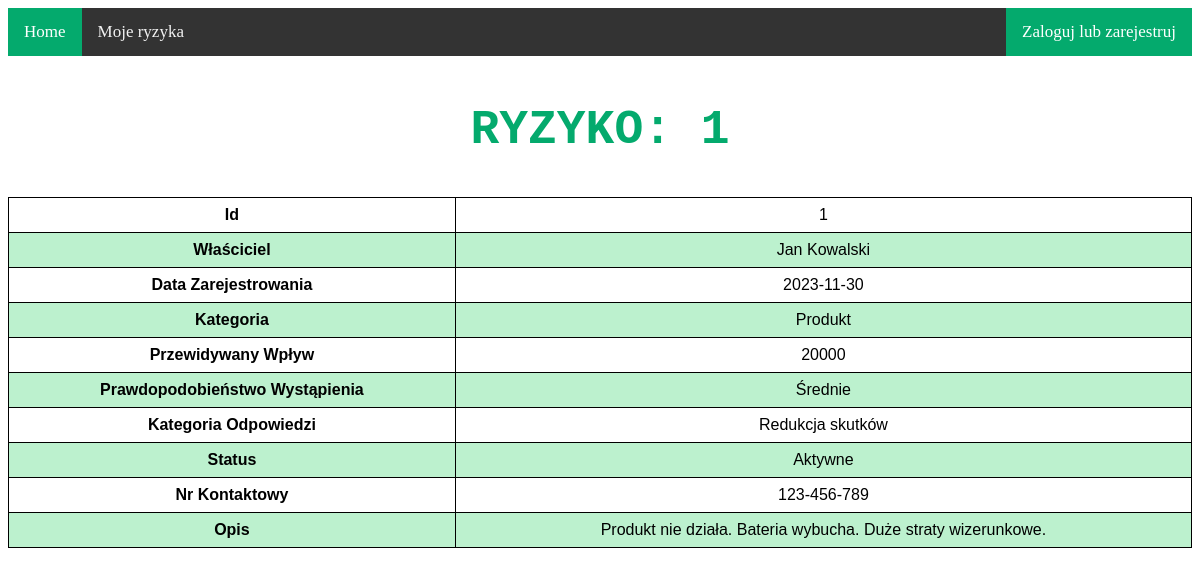
The page /1 on the database its author committed.
### tables this page shows
CREATE TABLE risk (
    id INTEGER PRIMARY KEY AUTOINCREMENT,
    owner_id INTEGER references person(id),
    created TIMESTAMP NOT NULL DEFAULT CURRENT_TIMESTAMP,
    category TEXT NOT NULL,
    impact INTEGER NOT NULL,
    proximity TEXT NOT NULL,
    response TEXT NOT NULL,
    status TEXT NOT NULL,
    contact TEXT NOT NULL,
    description TEXT NOT NULL
);

CREATE TABLE person (
    id INTEGER PRIMARY KEY AUTOINCREMENT,
    name TEXT NOT NULL,
    login TEXT NOT NULL,
    password TEXT NOT NULL
);

### app.py (the view)
@app.route('/<int:idn>', methods=["GET", "POST"])
def risk_page(idn):
    if request.form.get('remove_risk') == "yes":
        db.remove_risk(idn)
        return redirect("/moje")
    risk_data = db.get_risk(idn)
    data = []
    for i in range(len(titles)):
        try:
            data.append([titles[i], risk_data[i]])
        except IndexError:
            data.append([titles[i], ""])
    return render_template("risk.html", idn=idn, data=data)

### db.py (called while the page is built)
def get_db_connection():
    conn = sqlite3.connect('database.db')
    conn.row_factory = sqlite3.Row
    return conn

def get_risk(idn):
    conn = get_db_connection()
    risk_data = conn.execute(
        'SELECT risk.id, name, date(created), category, impact, proximity, response, status, contact, description '
        'FROM risk, person WHERE risk.owner_id = person.id AND risk.id = %i' % idn).fetchall()
    conn.close()
    return risk_data[0]

### templates/risk.html (shortened to what this page needs)
{% extends "topnav.html" %}
{% block content %}
    <h2>Ryzyko: {{ idn }}</h2>
    <div class="scrollable">
        <table>
            {% for piece in data %}
                <tr>
                    <th>{{ piece[0] }}</th>
                    <td>{{ piece[1] }}</td>
                </tr>
            {% endfor %}
        </table>
    </div>
{% endblock %}

### static/style.css (style rules this page uses)
.scrollable { width: 100%; overflow-x: auto; }
table { margin-left: auto; margin-right: auto; font-family: arial, sans-serif; border-collapse: collapse; width: 100%; }
td, th { border: 1px solid #000000; text-align: center; padding: 8px; overflow: hidden; text-overflow: ellipsis; }
tr:nth-child(even) { background-color: #bcf1ce; }
h2 { text-align: center; text-transform: uppercase; color: #04AA6D; font-family: "Monaco", "Lucida Console", monospace; font-size: xxx-large; }

### rows shown on the page
risk: piece "Właściciel", name "Jan Kowalski", piece "Kategoria", category "Produkt", piece "Przewidywany Wpływ", impact "20000", piece "Prawdopodobieństwo Wystąpienia", proximity "Średnie", piece "Kategoria Odpowiedzi", response "Redukcja skutków", piece "Status", status "Aktywne", piece "Nr Kontaktowy", contact "123-456-789", piece "Opis", description "Produkt nie działa. Bateria wybucha. Duże straty wizerunkowe."

### other values the page prints
{{ idn }} "1"
{{ piece[0] }} "Id" "Data Zarejestrowania"
{{ piece[1] }} "1" "2023-11-30"
